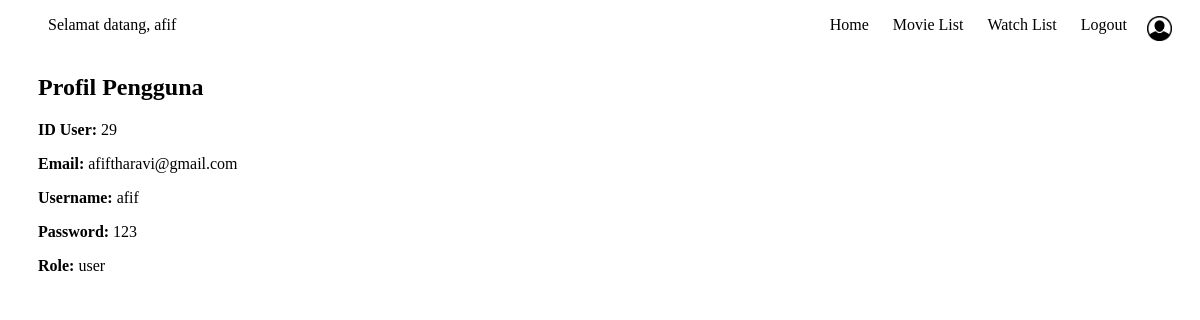
The app's page /profil.php (signed in) with its own data.
### tables this page shows
CREATE TABLE `user` (
  `id_user` int NOT NULL,
  `email` varchar(50) NOT NULL,
  `username` varchar(50) NOT NULL,
  `password` varchar(20) NOT NULL,
  `role` enum('admin','user','manager') DEFAULT NULL
);

### profil.php (the view, shortened to what this page needs)
<?php
require("koneksi.php");
$username = $_SESSION['username'];
$sql = "SELECT * FROM user WHERE username = '$username'";
$result = $conn->query($sql);
if ($result->num_rows == 1) {
    $row = $result->fetch_assoc();
    $id_user = $row['id_user'];
    $email = $row['email'];
    $username = $row['username'];
    $password = $row['password'];
    $role = $row['role'];
} else {
    echo "Data pengguna tidak ditemukan.";
    exit();
}
?>
<!DOCTYPE html>
<html>
<head>
</head>
<body>
    <header>
        <nav>
            <ul>
                <li><a href="homepage.php">Home</a></li>
                <li><a href="movielist.php">Movie List</a></li>
                <li><a href="watchlist.php">Watch List</a></li>
                <?php
                if (isset($_SESSION['username'])) {
                    $username = $_SESSION['username'];
                    $query = "SELECT role FROM user WHERE username = '$username'";
                    $result = mysqli_query($conn, $query);
                    if ($result) {
                        $row = mysqli_fetch_assoc($result);
                        $role = $row['role'];
                    }
                }
                ?>
                <li style="float:right"><a href="profil.php"><img src="Assets/profil.png" style="height: 25px; width: 25px;"></a></li>
                <?php
                if (isset($_SESSION['username'])) {
                    $username = $_SESSION['username'];
                    echo '<li style="float:left">Selamat datang, ' . $username . '</li>';
                }
                ?>
                 <li><a href="logout.php">Logout</a></li>
            </ul>
        </nav>
    </header>
    <div class = "dataprofil">
        <h2>Profil Pengguna</h2>
    <p><strong>ID User:</strong> <?php echo $id_user; ?></p>
    <p><strong>Email:</strong> <?php echo $email; ?></p>
    <p><strong>Username:</strong> <?php echo $username; ?></p>
    <p><strong>Password:</strong> <?php echo $password; ?></p>
    <p><strong>Role:</strong> <?php echo $role; ?></p>
    </div>
</body>
</html>

### profil.php (style rules this page uses)
header { text-align: right; }
nav ul li { display: inline; margin-right: 20px; }
nav a { text-decoration: none; color: black; }
.dataprofil { text-align: justify; margin-top: 40px; margin-left: 30px; }

### records on screen
user: id_user "29", email "afiftharavi@gmail.com", password "123", role "user"

### other values on screen
$username "afif"
